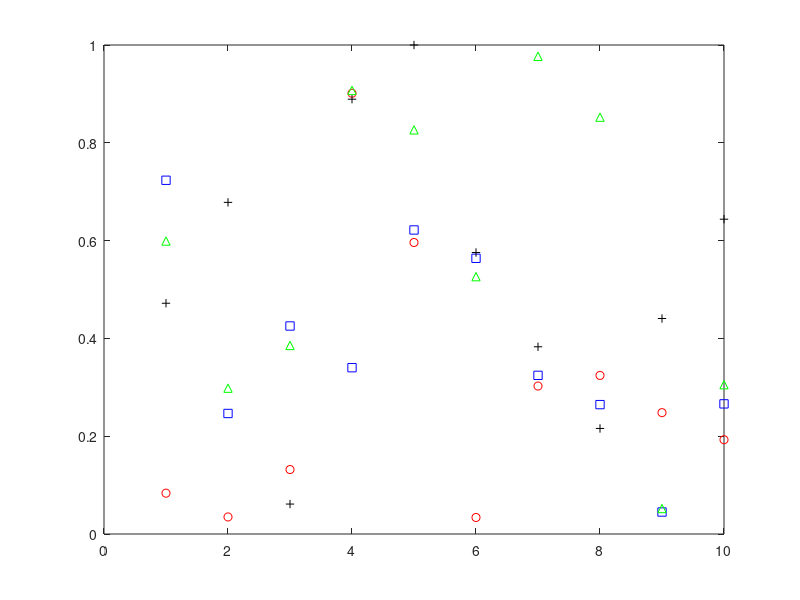

MATLAB code for this plot: (Note: this script raises an error after producing the figure.)
aH = axes;
lH(1) = plot(aH,rand(10,1),'bs');
hold on
lH(2) = plot(aH,rand(10,1),'ro');
lH(3) = plot(aH,rand(10,1),'k+');
lH(4) = plot(aH,rand(10,1),'g^'); % some lines
set(lH,'hittest','off'); % so you can click on the Markers
hold on; 
set(aH,'ButtonDownFcn',@getCoord); % Defining what happens when clicking
uiwait(f) %so multiple clicks can be used